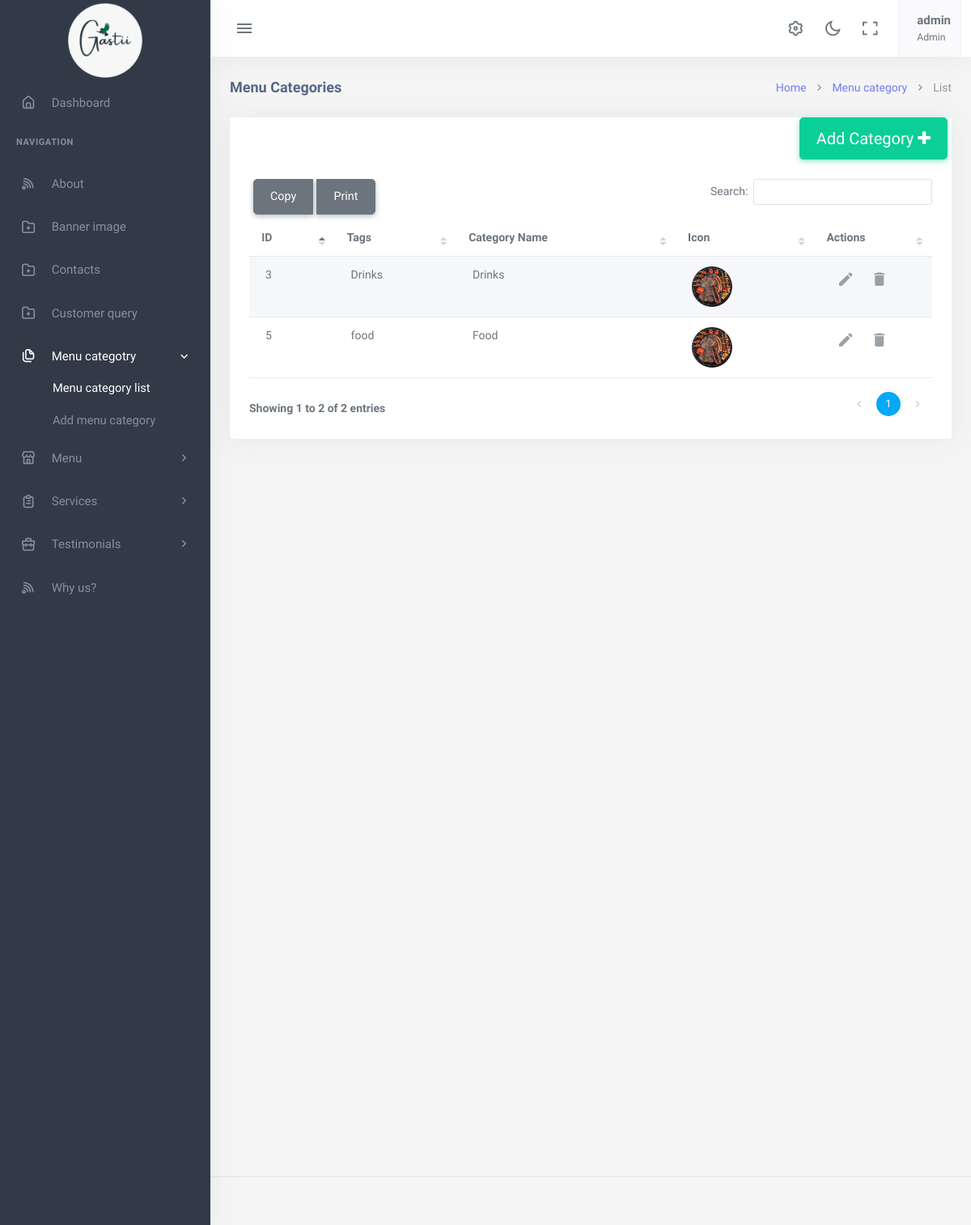
Screenshot of /menu-categories/ (signed in) with the database file from the repository.
### app/models.py (models this page shows, shortened)
class MenuCategories(models.Model):
    tags = models.CharField(max_length=150, null=True, blank=True)
    categori_name = models.CharField(max_length=150)
    icon= models.ImageField(upload_to='menuimage/')
    ctg_slug = AutoSlugField(populate_from ='categori_name', unique=True, default=None)

### app/views.py (the view)
# urls.py: path('menu-categories/', MenuCategoryListView.as_view(), name='menu-category-list'),
@method_decorator([login_required(login_url='login'), superadmin_required], name='dispatch')
class MenuCategoryListView(View):
    def get(self, request):
        menu_categories = MenuCategories.objects.all()
        context = {'menu_categories': menu_categories}
        return render(request, 'app/menu_category_list.html', context)

### app/templates/app/menu_category_list.html
{% extends 'app/base.html' %}
{% load static %}
{% block content %}
    <div class="content-page">
        <div class="content">
            <div class="container-fluid">
                <div class="row">
                    <div class="col-12">
                        <div class="page-title-box">
                            <div class="page-title-right">
                                <ol class="breadcrumb m-0">
                                    <li class="breadcrumb-item"><a href="{% url 'index'%}">Home</a></li>
                                    <li class="breadcrumb-item"><a href="{% url 'menu-category-list'%}">Menu category</a></li>
                                    <li class="breadcrumb-item active">List</li>
                                </ol>
                            </div>
                            <h4 class="page-title">Menu Categories</h4>
                        </div>
                    </div>
                </div>
                <div class="row">
                    <div class="col-12">
                        <div class="card">
                            <div class="add_button" style="text-align: right;">
                                <a href="{% url 'menu-category-add' %}" class="btn btn-success btn-circle btn-lg">
                                    Add Category <i class="fa fa-plus"></i>
                                </a>
                            </div>
                            <div class="card-body">
                                <div class="table-responsive">
                                    <table id="datatable-buttons" class="table table-striped dt-responsive nowrap w-100">
                                        <thead>
                                            <tr>
                                                <th>ID</th>
                                                <th>Tags</th>
                                                <th>Category Name</th>
                                                <th>Icon</th>
                                                <th>Actions</th>
                                            </tr>
                                        </thead>
                                        <tbody>
                                            {% for category in menu_categories %}
                                            <tr>
                                                <td>{{ category.id }}</td>
                                                <td>{{ category.tags }}</td>
                                                <td>{{ category.categori_name }}</td>
                                                <td><img src="{{ category.icon.url }}" alt="{{ category.categori_name }}" width="50"></td>
                                                <td class="table-action">
                                                    <a href="{% url 'menu-category-edit' category.ctg_slug %}" class="action-icon"> <i class="mdi mdi-pencil"></i></a>
                                                    <a href="{% url 'menu-category-delete' category.ctg_slug %}" class="action-icon"> <i class="mdi mdi-delete"></i></a>
                                                </td>
                                            </tr>
                                            {% endfor %}
                                        </tbody>
                                    </table>
                                </div>
                            </div>
                        </div>
                    </div>
                </div>
            </div>
        </div>
    </div>
{% endblock %}

### app/templates/app/base.html (shortened to what this page needs)
{% load static %}
<!DOCTYPE html>
<html lang="en">
    <head>
        <link rel="stylesheet" href="{% static 'app/assets/vendor/jquery-toast-plugin/jquery.toast.min.css'%}">
        <link href="{% static 'app/assets/css/app-saas.min.css'%}" rel="stylesheet" type="text/css" id="app-style" />
        <link href="{% static 'app/assets/css/icons.min.css'%}" rel="stylesheet" type="text/css" />
        <link href="{% static 'app/assets/vendor/bootstrap-datepicker/css/bootstrap-datepicker.min.css'%}" rel="stylesheet" type="text/css" />
        <link href="{% static 'app/assets/vendor/select2/css/select2.min.css'%}" rel="stylesheet" type="text/css" />
        <link href="{% static 'app/assets/vendor/datatables.net-bs5/css/dataTables.bootstrap5.min.css'%}" rel="stylesheet" type="text/css" />
        <link href="{% static 'app/assets/vendor/datatables.net-responsive-bs5/css/responsive.bootstrap5.min.css'%}" rel="stylesheet" type="text/css" />
        <link href="{% static 'app/assets/css/app-saas.min.css'%}" rel="stylesheet" type="text/css" id="app-style" />
        <link href="{% static 'app/assets/css/icons.min.css'%}" rel="stylesheet" type="text/css" />
        <link href="{% static 'app/assets/vendor/quill/quill.core.css' %}" rel="stylesheet" type="text/css" />
        <link href="{% static 'app/assets/vendor/quill/quill.snow.css' %}" rel="stylesheet" type="text/css" />
        <link href="{% static 'app/assets/vendor/datatables.net-buttons-bs5/css/buttons.bootstrap5.min.css' %}" rel="stylesheet" type="text/css" />
        <link href="{% static 'app/assets/vendor/datatables.net-bs5/css/dataTables.bootstrap5.min.css'%}" rel="stylesheet" type="text/css" />
        <link href="{% static 'app/assets/vendor/datatables.net-responsive-bs5/css/responsive.bootstrap5.min.css'%}" rel="stylesheet" type="text/css" />
        <link href="{% static 'app/assets/vendor/datatables.net-fixedcolumns-bs5/css/fixedColumns.bootstrap5.min.css'%}" rel="stylesheet" type="text/css" />
        <link href="{% static 'app/assets/vendor/datatables.net-fixedheader-bs5/css/fixedHeader.bootstrap5.min.css'%}" rel="stylesheet" type="text/css" />
        <link href="{% static 'app/assets/vendor/datatables.net-buttons-bs5/css/buttons.bootstrap5.min.css'%}" rel="stylesheet" type="text/css" />
        <link href="{% static 'app/assets/vendor/datatables.net-select-bs5/css/select.bootstrap5.min.css'%}" rel="stylesheet" type="text/css" />
        <link href="{% static 'app/assets/css/app-saas.min.css'%}" rel="stylesheet" type="text/css" id="app-style" />
        <link href="{% static 'app/assets/css/icons.min.css'%}" rel="stylesheet" type="text/css" />
        <link href="{% static 'app/assets/vendor/simplemde/simplemde.min.css'%}" rel="stylesheet" type="text/css" />
    </head>
    <link rel="stylesheet" href="https://maxcdn.bootstrapcdn.com/font-awesome/4.7.0/css/font-awesome.min.css">
    <body>
        <div class="wrapper">
            <div class="navbar-custom">
                <div class="topbar container-fluid">
                    <div class="d-flex align-items-center gap-lg-2 gap-1">
                        <button class="button-toggle-menu">
                            <i class="mdi mdi-menu"></i>
                        </button>
                    </div>
                    <ul class="topbar-menu d-flex align-items-center gap-3">
                        <li class="d-none d-sm-inline-block">
                            <a class="nav-link" data-bs-toggle="offcanvas" href="#theme-settings-offcanvas">
                                <i class="ri-settings-3-line font-22"></i>
                            </a>
                        </li>
                        <li class="d-none d-sm-inline-block">
                            <div class="nav-link" id="light-dark-mode" data-bs-toggle="tooltip" data-bs-placement="left" title="Theme Mode">
                                <i class="ri-moon-line font-22"></i>
                            </div>
                        </li>
                        <li class="d-none d-md-inline-block">
                            <a class="nav-link" href="#" data-toggle="fullscreen">
                                <i class="ri-fullscreen-line font-22"></i>
                            </a>
                        </li>
                        <li class="dropdown">
                            <a class="nav-link dropdown-toggle arrow-none nav-user px-2" data-bs-toggle="dropdown" href="#" role="button" aria-haspopup="false" aria-expanded="false">
                                <span class="d-lg-flex flex-column gap-1 d-none">
                                    <h5 class="my-0"> {{request.user.username}}</h5>
                                    <h6 class="my-0 fw-normal">Admin</h6>
                                </span>
                            </a>
                        </li>
                    </ul>
                </div>
            </div>
            <div class="leftside-menu">
                <a href="#" class="logo logo-light">
                    <span class="logo-lg">
                        <img src="{% static 'app/assets/images/logo.png'%}" alt="logo" style="height: 100px;">
                    </span>
                </a>
                <div class="h-100" id="leftside-menu-container" data-simplebar>
                    <ul class="side-nav">
                        <li class="side-nav-item">
                            <a href="{%url 'index'%}" class="side-nav-link">
                                <i class="uil-home-alt"></i>
                                <span> Dashboard </span>
                            </a>
                        </li>
                        <li class="side-nav-title">Navigation</li>
                        <li class="side-nav-item">
                            <a href="{% url 'about-detail' pk=1 %}" class="side-nav-link">
                                <i class="uil-rss"></i>
                                <span> About </span>
                            </a>
                        </li>
                        <li class="side-nav-item">
                            <a href="{% url 'banner-detail' pk=1 %}" class="side-nav-link">
                                <i class="uil-folder-plus"></i>
                                <span>Banner image </span>
                            </a>
                        </li>
                        <li class="side-nav-item">
                            <a href="{% url 'contact-detail' pk=1 %}" class="side-nav-link">
                                <i class="uil-folder-plus"></i>
                                <span>Contacts</span>
                            </a>
                        </li>
                        <li class="side-nav-item">
                            <a href="{% url 'customer-query-list'%}" class="side-nav-link">
                                <i class="uil-folder-plus"></i>
                                <span>Customer query</span>
                            </a>
                        </li>
                        <li class="side-nav-item">
                            <a data-bs-toggle="collapse" href="#sidebarPages" aria-expanded="false" aria-controls="sidebarPages" class="side-nav-link">
                                <i class="uil-copy-alt"></i>
                                <span> Menu categotry</span>
                                <span class="menu-arrow"></span>
                            </a>
                            <div class="collapse" id="sidebarPages">
                                <ul class="side-nav-second-level">
                                    <li>
                                        <a href="{% url 'menu-category-list'%}">Menu category list</a>
                                    </li>
                                    <li>
                                        <a href="{% url 'menu-category-add' %}">Add menu category</a>
                                    </li>
                                </ul>
                            </div>
                        </li>
                        <li class="side-nav-item">
                            <a data-bs-toggle="collapse" href="#sidebarEcommerce" aria-expanded="false" aria-controls="sidebarEcommerce" class="side-nav-link">
                                <i class="uil-store"></i>
                                <span>Menu</span>
                                <span class="menu-arrow"></span>
                            </a>
                        </li>
                        <li class="side-nav-item">
                            <a data-bs-toggle="collapse" href="#sidebarTasks" aria-expanded="false" aria-controls="sidebarTasks" class="side-nav-link">
                                <i class="uil-clipboard-alt"></i>
                                <span> Services</span>
                                <span class="menu-arrow"></span>
                            </a>
                        </li>
                        <li class="side-nav-item">
                            <a data-bs-toggle="collapse" href="#sidebarProjects" aria-expanded="false" aria-controls="sidebarProjects" class="side-nav-link">
                                <i class="uil-briefcase"></i>
                                <span> Testimonials </span>
                                <span class="menu-arrow"></span>
                            </a>
                        </li>
                        <li class="side-nav-item">
                            <a href="{%url 'why_us-detail' pk=1%}" class="side-nav-link">
                                <i class="uil-rss"></i>
                                <span> Why us? </span>
                            </a>
                        </li>
                    </ul>
                </div>
            </div>
  {% block content %}
  {% endblock  %}
        <footer class="footer">
            <div class="container-fluid">
                <div class="row">
                    <div class="col-md-6">
                    </div>
                    <div class="col-md-6">
                    </div>
                </div>
            </div>
        </footer>
    </div>
        </body>
    </html>

### app/templates/app/base.html (style rules this page uses)
.btn { margin: 0 5px; padding: 10px 20px; border-radius: 5px; cursor: pointer; }

### rows the page displays
MenuCategories: id "3", tags "Drinks", categori_name "Drinks", icon (picture)
MenuCategories: id "5", tags "food", categori_name "Food", icon (picture)

### other values shown
{{ request.user.username }} "admin"
